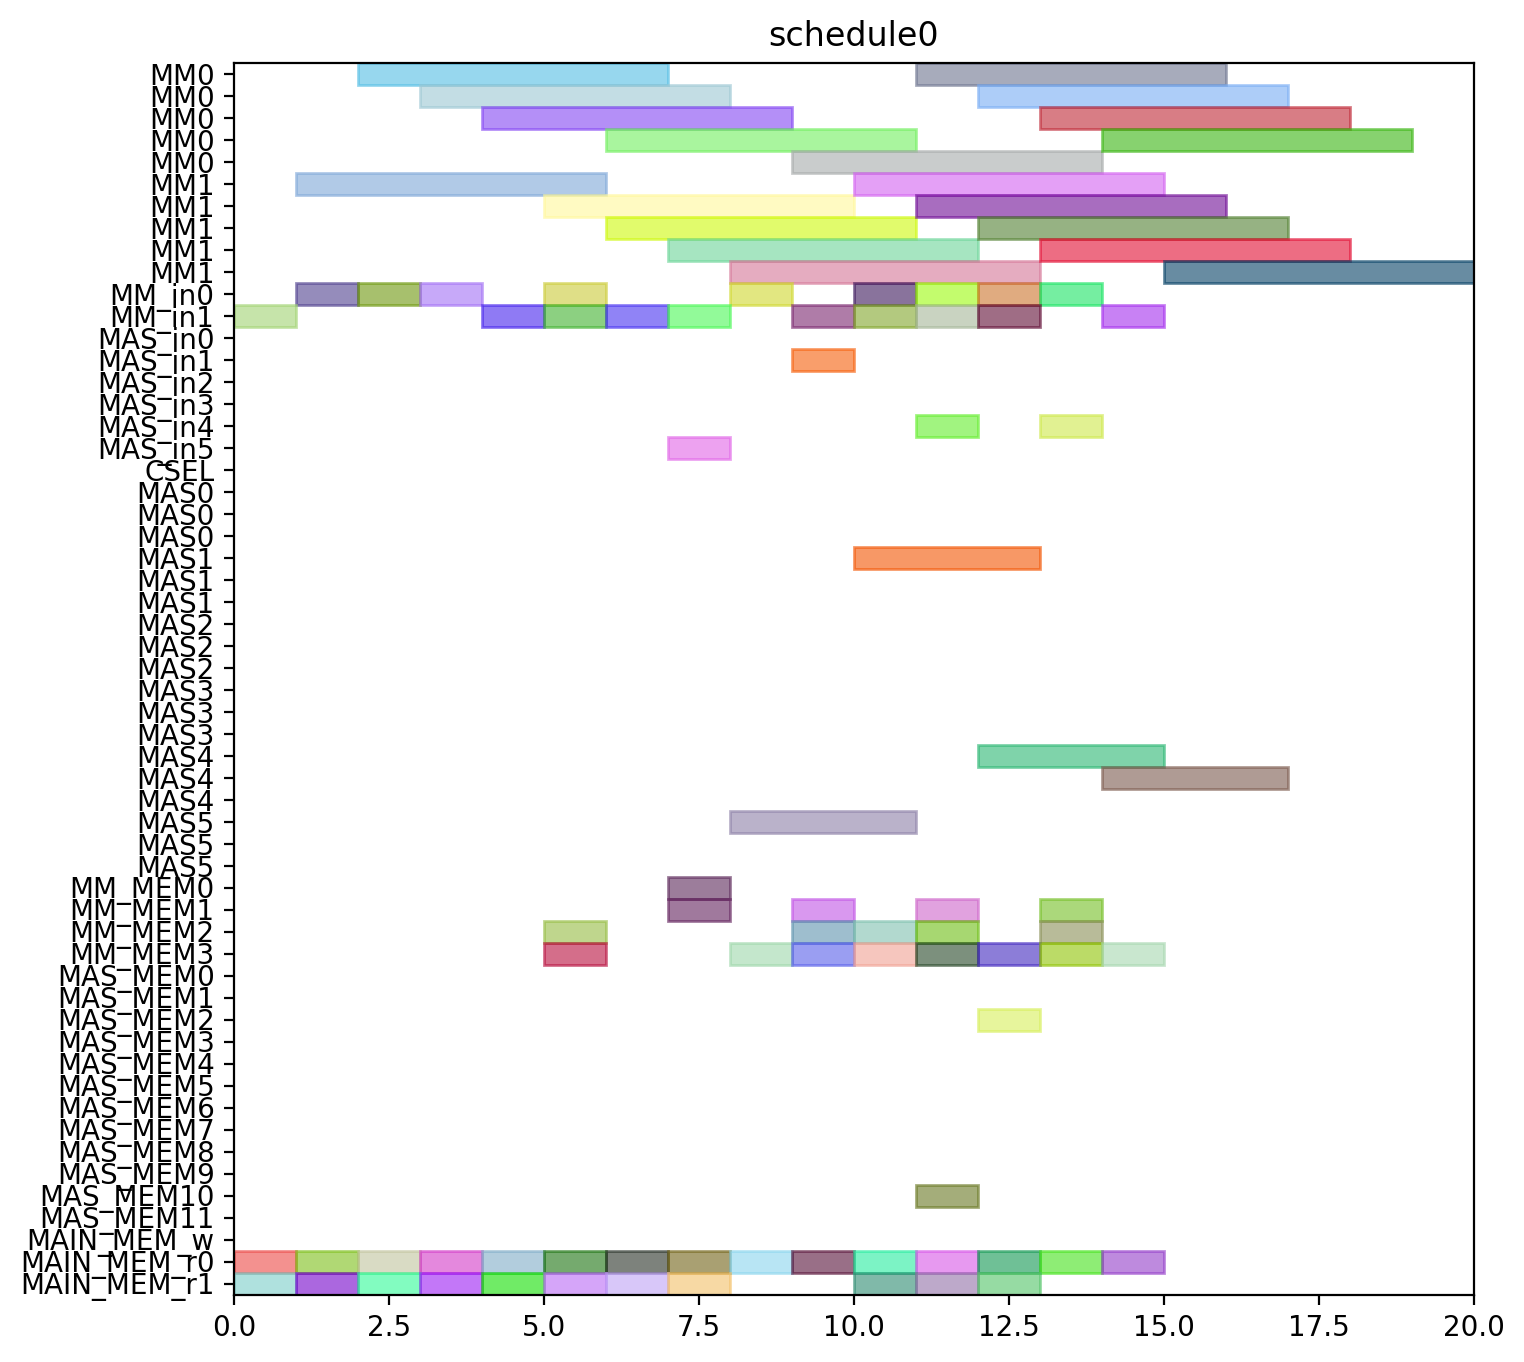

Python code for this plot:
from pyschedule import Scenario, solvers, plotters, alt


def solve():
	horizon = 120
	S = Scenario("schedule0", horizon=horizon)

	# resource
	MM = S.Resources('MM', num=2, size=5)
	MM_in = S.Resources('MM_in', num=2)
	MAS_in = S.Resources('MAS_in', num=6)
	CSEL = S.Resource('CSEL')
	MAS = S.Resources('MAS', num=6, size=3, periods=range(1, horizon))
	MM_MEM = S.Resources('MM_MEM', num=4)
	MAS_MEM = S.Resources('MAS_MEM', num=12)
	MAIN_MEM_w = S.Resource('MAIN_MEM_w', size=1)
	MAIN_MEM_r = S.Resources('MAIN_MEM_r', num=2)

	# result of previous scheduling

	# new tasks
	Z_exp2 = S.Task('Z_exp2', length=5, delay_cost=1)
	Z_exp2 += alt(MM)
	Z_exp2_in = S.Task('Z_exp2_in', length=1, delay_cost=1)
	Z_exp2_in += alt(MM_in)
	S += Z_exp2_in*MM_in[0]<=Z_exp2*MM[0]
	S += Z_exp2_in*MM_in[1]<=Z_exp2*MM[1]
	Z_exp2_mem0 = S.Task('Z_exp2_mem0', length=1, delay_cost=1)
	Z_exp2_mem0 += MAIN_MEM_r[0]
	S += Z_exp2_mem0 <= Z_exp2

	Z_exp2_mem1 = S.Task('Z_exp2_mem1', length=1, delay_cost=1)
	Z_exp2_mem1 += MAIN_MEM_r[1]
	S += Z_exp2_mem1 <= Z_exp2

	NX0 = S.Task('NX0', length=5, delay_cost=1)
	NX0 += alt(MM)
	NX0_in = S.Task('NX0_in', length=1, delay_cost=1)
	NX0_in += alt(MM_in)
	S += NX0_in*MM_in[0]<=NX0*MM[0]
	S += NX0_in*MM_in[1]<=NX0*MM[1]
	NX0_mem0 = S.Task('NX0_mem0', length=1, delay_cost=1)
	NX0_mem0 += MAIN_MEM_r[0]
	S += NX0_mem0 <= NX0

	NX0_mem1 = S.Task('NX0_mem1', length=1, delay_cost=1)
	NX0_mem1 += MAIN_MEM_r[1]
	S += NX0_mem1 <= NX0

	k0_10_Z1 = S.Task('k0_10_Z1', length=5, delay_cost=1)
	k0_10_Z1 += alt(MM)
	k0_10_Z1_in = S.Task('k0_10_Z1_in', length=1, delay_cost=1)
	k0_10_Z1_in += alt(MM_in)
	S += k0_10_Z1_in*MM_in[0]<=k0_10_Z1*MM[0]
	S += k0_10_Z1_in*MM_in[1]<=k0_10_Z1*MM[1]
	k0_10_Z1_mem0 = S.Task('k0_10_Z1_mem0', length=1, delay_cost=1)
	k0_10_Z1_mem0 += MAIN_MEM_r[0]
	S += k0_10_Z1_mem0 <= k0_10_Z1

	k0_10_Z1_mem1 = S.Task('k0_10_Z1_mem1', length=1, delay_cost=1)
	k0_10_Z1_mem1 += MAIN_MEM_r[1]
	S += k0_10_Z1_mem1 <= k0_10_Z1

	DX0 = S.Task('DX0', length=5, delay_cost=1)
	DX0 += alt(MM)
	DX0_in = S.Task('DX0_in', length=1, delay_cost=1)
	DX0_in += alt(MM_in)
	S += DX0_in*MM_in[0]<=DX0*MM[0]
	S += DX0_in*MM_in[1]<=DX0*MM[1]
	DX0_mem0 = S.Task('DX0_mem0', length=1, delay_cost=1)
	DX0_mem0 += MAIN_MEM_r[0]
	S += DX0_mem0 <= DX0

	DX0_mem1 = S.Task('DX0_mem1', length=1, delay_cost=1)
	DX0_mem1 += MAIN_MEM_r[1]
	S += DX0_mem1 <= DX0

	NY0 = S.Task('NY0', length=5, delay_cost=1)
	NY0 += alt(MM)
	NY0_in = S.Task('NY0_in', length=1, delay_cost=1)
	NY0_in += alt(MM_in)
	S += NY0_in*MM_in[0]<=NY0*MM[0]
	S += NY0_in*MM_in[1]<=NY0*MM[1]
	NY0_mem0 = S.Task('NY0_mem0', length=1, delay_cost=1)
	NY0_mem0 += MAIN_MEM_r[0]
	S += NY0_mem0 <= NY0

	NY0_mem1 = S.Task('NY0_mem1', length=1, delay_cost=1)
	NY0_mem1 += MAIN_MEM_r[1]
	S += NY0_mem1 <= NY0

	k2_14_Z1 = S.Task('k2_14_Z1', length=5, delay_cost=1)
	k2_14_Z1 += alt(MM)
	k2_14_Z1_in = S.Task('k2_14_Z1_in', length=1, delay_cost=1)
	k2_14_Z1_in += alt(MM_in)
	S += k2_14_Z1_in*MM_in[0]<=k2_14_Z1*MM[0]
	S += k2_14_Z1_in*MM_in[1]<=k2_14_Z1*MM[1]
	k2_14_Z1_mem0 = S.Task('k2_14_Z1_mem0', length=1, delay_cost=1)
	k2_14_Z1_mem0 += MAIN_MEM_r[0]
	S += k2_14_Z1_mem0 <= k2_14_Z1

	k2_14_Z1_mem1 = S.Task('k2_14_Z1_mem1', length=1, delay_cost=1)
	k2_14_Z1_mem1 += MAIN_MEM_r[1]
	S += k2_14_Z1_mem1 <= k2_14_Z1

	DY0 = S.Task('DY0', length=5, delay_cost=1)
	DY0 += alt(MM)
	DY0_in = S.Task('DY0_in', length=1, delay_cost=1)
	DY0_in += alt(MM_in)
	S += DY0_in*MM_in[0]<=DY0*MM[0]
	S += DY0_in*MM_in[1]<=DY0*MM[1]
	DY0_mem0 = S.Task('DY0_mem0', length=1, delay_cost=1)
	DY0_mem0 += MAIN_MEM_r[0]
	S += DY0_mem0 <= DY0

	DY0_mem1 = S.Task('DY0_mem1', length=1, delay_cost=1)
	DY0_mem1 += MAIN_MEM_r[1]
	S += DY0_mem1 <= DY0

	Z_exp3 = S.Task('Z_exp3', length=5, delay_cost=1)
	Z_exp3 += alt(MM)
	Z_exp3_in = S.Task('Z_exp3_in', length=1, delay_cost=1)
	Z_exp3_in += alt(MM_in)
	S += Z_exp3_in*MM_in[0]<=Z_exp3*MM[0]
	S += Z_exp3_in*MM_in[1]<=Z_exp3*MM[1]
	Z_exp3_mem0 = S.Task('Z_exp3_mem0', length=1, delay_cost=1)
	Z_exp3_mem0 += alt(MM_MEM)
	S += (Z_exp2*MM[0])-1 < Z_exp3_mem0*MM_MEM[0]
	S += (Z_exp2*MM[1])-1 < Z_exp3_mem0*MM_MEM[2]
	S += Z_exp3_mem0 <= Z_exp3

	Z_exp3_mem1 = S.Task('Z_exp3_mem1', length=1, delay_cost=1)
	Z_exp3_mem1 += MAIN_MEM_r[1]
	S += Z_exp3_mem1 <= Z_exp3

	NX1_ = S.Task('NX1_', length=3, delay_cost=1)
	NX1_ += alt(MAS)
	NX1__in = S.Task('NX1__in', length=1, delay_cost=1)
	NX1__in += alt(MAS_in)
	S += NX1__in*MAS_in[0]<=NX1_*MAS[0]

	S += NX1__in*MAS_in[1]<=NX1_*MAS[1]

	S += NX1__in*MAS_in[2]<=NX1_*MAS[2]

	S += NX1__in*MAS_in[3]<=NX1_*MAS[3]

	S += NX1__in*MAS_in[4]<=NX1_*MAS[4]

	S += NX1__in*MAS_in[5]<=NX1_*MAS[5]

	NX1__mem0 = S.Task('NX1__mem0', length=1, delay_cost=1)
	NX1__mem0 += alt(MM_MEM)
	S += (NX0*MM[0])-1 < NX1__mem0*MM_MEM[0]
	S += (NX0*MM[1])-1 < NX1__mem0*MM_MEM[2]
	S += NX1__mem0 <= NX1_

	NX1__mem1 = S.Task('NX1__mem1', length=1, delay_cost=1)
	NX1__mem1 += alt(MM_MEM)
	S += (k0_10_Z1*MM[0])-1 < NX1__mem1*MM_MEM[1]
	S += (k0_10_Z1*MM[1])-1 < NX1__mem1*MM_MEM[3]
	S += NX1__mem1 <= NX1_

	k0_9_Z2 = S.Task('k0_9_Z2', length=5, delay_cost=1)
	k0_9_Z2 += alt(MM)
	k0_9_Z2_in = S.Task('k0_9_Z2_in', length=1, delay_cost=1)
	k0_9_Z2_in += alt(MM_in)
	S += k0_9_Z2_in*MM_in[0]<=k0_9_Z2*MM[0]
	S += k0_9_Z2_in*MM_in[1]<=k0_9_Z2*MM[1]
	k0_9_Z2_mem0 = S.Task('k0_9_Z2_mem0', length=1, delay_cost=1)
	k0_9_Z2_mem0 += MAIN_MEM_r[0]
	S += k0_9_Z2_mem0 <= k0_9_Z2

	k0_9_Z2_mem1 = S.Task('k0_9_Z2_mem1', length=1, delay_cost=1)
	k0_9_Z2_mem1 += alt(MM_MEM)
	S += (Z_exp2*MM[0])-1 < k0_9_Z2_mem1*MM_MEM[1]
	S += (Z_exp2*MM[1])-1 < k0_9_Z2_mem1*MM_MEM[3]
	S += k0_9_Z2_mem1 <= k0_9_Z2

	k1_9_Z2 = S.Task('k1_9_Z2', length=5, delay_cost=1)
	k1_9_Z2 += alt(MM)
	k1_9_Z2_in = S.Task('k1_9_Z2_in', length=1, delay_cost=1)
	k1_9_Z2_in += alt(MM_in)
	S += k1_9_Z2_in*MM_in[0]<=k1_9_Z2*MM[0]
	S += k1_9_Z2_in*MM_in[1]<=k1_9_Z2*MM[1]
	k1_9_Z2_mem0 = S.Task('k1_9_Z2_mem0', length=1, delay_cost=1)
	k1_9_Z2_mem0 += MAIN_MEM_r[0]
	S += k1_9_Z2_mem0 <= k1_9_Z2

	k1_9_Z2_mem1 = S.Task('k1_9_Z2_mem1', length=1, delay_cost=1)
	k1_9_Z2_mem1 += alt(MM_MEM)
	S += (Z_exp2*MM[0])-1 < k1_9_Z2_mem1*MM_MEM[1]
	S += (Z_exp2*MM[1])-1 < k1_9_Z2_mem1*MM_MEM[3]
	S += k1_9_Z2_mem1 <= k1_9_Z2

	NY1_ = S.Task('NY1_', length=3, delay_cost=1)
	NY1_ += alt(MAS)
	NY1__in = S.Task('NY1__in', length=1, delay_cost=1)
	NY1__in += alt(MAS_in)
	S += NY1__in*MAS_in[0]<=NY1_*MAS[0]

	S += NY1__in*MAS_in[1]<=NY1_*MAS[1]

	S += NY1__in*MAS_in[2]<=NY1_*MAS[2]

	S += NY1__in*MAS_in[3]<=NY1_*MAS[3]

	S += NY1__in*MAS_in[4]<=NY1_*MAS[4]

	S += NY1__in*MAS_in[5]<=NY1_*MAS[5]

	NY1__mem0 = S.Task('NY1__mem0', length=1, delay_cost=1)
	NY1__mem0 += alt(MM_MEM)
	S += (NY0*MM[0])-1 < NY1__mem0*MM_MEM[0]
	S += (NY0*MM[1])-1 < NY1__mem0*MM_MEM[2]
	S += NY1__mem0 <= NY1_

	NY1__mem1 = S.Task('NY1__mem1', length=1, delay_cost=1)
	NY1__mem1 += alt(MM_MEM)
	S += (k2_14_Z1*MM[0])-1 < NY1__mem1*MM_MEM[1]
	S += (k2_14_Z1*MM[1])-1 < NY1__mem1*MM_MEM[3]
	S += NY1__mem1 <= NY1_

	k2_13_Z2 = S.Task('k2_13_Z2', length=5, delay_cost=1)
	k2_13_Z2 += alt(MM)
	k2_13_Z2_in = S.Task('k2_13_Z2_in', length=1, delay_cost=1)
	k2_13_Z2_in += alt(MM_in)
	S += k2_13_Z2_in*MM_in[0]<=k2_13_Z2*MM[0]
	S += k2_13_Z2_in*MM_in[1]<=k2_13_Z2*MM[1]
	k2_13_Z2_mem0 = S.Task('k2_13_Z2_mem0', length=1, delay_cost=1)
	k2_13_Z2_mem0 += MAIN_MEM_r[0]
	S += k2_13_Z2_mem0 <= k2_13_Z2

	k2_13_Z2_mem1 = S.Task('k2_13_Z2_mem1', length=1, delay_cost=1)
	k2_13_Z2_mem1 += alt(MM_MEM)
	S += (Z_exp2*MM[0])-1 < k2_13_Z2_mem1*MM_MEM[1]
	S += (Z_exp2*MM[1])-1 < k2_13_Z2_mem1*MM_MEM[3]
	S += k2_13_Z2_mem1 <= k2_13_Z2

	k3_14_Z2 = S.Task('k3_14_Z2', length=5, delay_cost=1)
	k3_14_Z2 += alt(MM)
	k3_14_Z2_in = S.Task('k3_14_Z2_in', length=1, delay_cost=1)
	k3_14_Z2_in += alt(MM_in)
	S += k3_14_Z2_in*MM_in[0]<=k3_14_Z2*MM[0]
	S += k3_14_Z2_in*MM_in[1]<=k3_14_Z2*MM[1]
	k3_14_Z2_mem0 = S.Task('k3_14_Z2_mem0', length=1, delay_cost=1)
	k3_14_Z2_mem0 += MAIN_MEM_r[0]
	S += k3_14_Z2_mem0 <= k3_14_Z2

	k3_14_Z2_mem1 = S.Task('k3_14_Z2_mem1', length=1, delay_cost=1)
	k3_14_Z2_mem1 += alt(MM_MEM)
	S += (Z_exp2*MM[0])-1 < k3_14_Z2_mem1*MM_MEM[1]
	S += (Z_exp2*MM[1])-1 < k3_14_Z2_mem1*MM_MEM[3]
	S += k3_14_Z2_mem1 <= k3_14_Z2

	Z_exp4 = S.Task('Z_exp4', length=5, delay_cost=1)
	Z_exp4 += alt(MM)
	Z_exp4_in = S.Task('Z_exp4_in', length=1, delay_cost=1)
	Z_exp4_in += alt(MM_in)
	S += Z_exp4_in*MM_in[0]<=Z_exp4*MM[0]
	S += Z_exp4_in*MM_in[1]<=Z_exp4*MM[1]
	Z_exp4_mem0 = S.Task('Z_exp4_mem0', length=1, delay_cost=1)
	Z_exp4_mem0 += alt(MM_MEM)
	S += (Z_exp3*MM[0])-1 < Z_exp4_mem0*MM_MEM[0]
	S += (Z_exp3*MM[1])-1 < Z_exp4_mem0*MM_MEM[2]
	S += Z_exp4_mem0 <= Z_exp4

	Z_exp4_mem1 = S.Task('Z_exp4_mem1', length=1, delay_cost=1)
	Z_exp4_mem1 += MAIN_MEM_r[1]
	S += Z_exp4_mem1 <= Z_exp4

	NX1 = S.Task('NX1', length=5, delay_cost=1)
	NX1 += alt(MM)
	NX1_in = S.Task('NX1_in', length=1, delay_cost=1)
	NX1_in += alt(MM_in)
	S += NX1_in*MM_in[0]<=NX1*MM[0]
	S += NX1_in*MM_in[1]<=NX1*MM[1]
	NX1_mem0 = S.Task('NX1_mem0', length=1, delay_cost=1)
	NX1_mem0 += alt(MAS_MEM)
	S += (NX1_*MAS[0])-1 < NX1_mem0*MAS_MEM[0]
	S += (NX1_*MAS[1])-1 < NX1_mem0*MAS_MEM[2]
	S += (NX1_*MAS[2])-1 < NX1_mem0*MAS_MEM[4]
	S += (NX1_*MAS[3])-1 < NX1_mem0*MAS_MEM[6]
	S += (NX1_*MAS[4])-1 < NX1_mem0*MAS_MEM[8]
	S += (NX1_*MAS[5])-1 < NX1_mem0*MAS_MEM[10]
	S += NX1_mem0 <= NX1

	NX1_mem1 = S.Task('NX1_mem1', length=1, delay_cost=1)
	NX1_mem1 += MAIN_MEM_r[1]
	S += NX1_mem1 <= NX1

	k0_8_Z3 = S.Task('k0_8_Z3', length=5, delay_cost=1)
	k0_8_Z3 += alt(MM)
	k0_8_Z3_in = S.Task('k0_8_Z3_in', length=1, delay_cost=1)
	k0_8_Z3_in += alt(MM_in)
	S += k0_8_Z3_in*MM_in[0]<=k0_8_Z3*MM[0]
	S += k0_8_Z3_in*MM_in[1]<=k0_8_Z3*MM[1]
	k0_8_Z3_mem0 = S.Task('k0_8_Z3_mem0', length=1, delay_cost=1)
	k0_8_Z3_mem0 += MAIN_MEM_r[0]
	S += k0_8_Z3_mem0 <= k0_8_Z3

	k0_8_Z3_mem1 = S.Task('k0_8_Z3_mem1', length=1, delay_cost=1)
	k0_8_Z3_mem1 += alt(MM_MEM)
	S += (Z_exp3*MM[0])-1 < k0_8_Z3_mem1*MM_MEM[1]
	S += (Z_exp3*MM[1])-1 < k0_8_Z3_mem1*MM_MEM[3]
	S += k0_8_Z3_mem1 <= k0_8_Z3

	DX1_ = S.Task('DX1_', length=3, delay_cost=1)
	DX1_ += alt(MAS)
	DX1__in = S.Task('DX1__in', length=1, delay_cost=1)
	DX1__in += alt(MAS_in)
	S += DX1__in*MAS_in[0]<=DX1_*MAS[0]

	S += DX1__in*MAS_in[1]<=DX1_*MAS[1]

	S += DX1__in*MAS_in[2]<=DX1_*MAS[2]

	S += DX1__in*MAS_in[3]<=DX1_*MAS[3]

	S += DX1__in*MAS_in[4]<=DX1_*MAS[4]

	S += DX1__in*MAS_in[5]<=DX1_*MAS[5]

	DX1__mem0 = S.Task('DX1__mem0', length=1, delay_cost=1)
	DX1__mem0 += alt(MM_MEM)
	S += (DX0*MM[0])-1 < DX1__mem0*MM_MEM[0]
	S += (DX0*MM[1])-1 < DX1__mem0*MM_MEM[2]
	S += DX1__mem0 <= DX1_

	DX1__mem1 = S.Task('DX1__mem1', length=1, delay_cost=1)
	DX1__mem1 += alt(MM_MEM)
	S += (k1_9_Z2*MM[0])-1 < DX1__mem1*MM_MEM[1]
	S += (k1_9_Z2*MM[1])-1 < DX1__mem1*MM_MEM[3]
	S += DX1__mem1 <= DX1_

	k1_8_Z3 = S.Task('k1_8_Z3', length=5, delay_cost=1)
	k1_8_Z3 += alt(MM)
	k1_8_Z3_in = S.Task('k1_8_Z3_in', length=1, delay_cost=1)
	k1_8_Z3_in += alt(MM_in)
	S += k1_8_Z3_in*MM_in[0]<=k1_8_Z3*MM[0]
	S += k1_8_Z3_in*MM_in[1]<=k1_8_Z3*MM[1]
	k1_8_Z3_mem0 = S.Task('k1_8_Z3_mem0', length=1, delay_cost=1)
	k1_8_Z3_mem0 += MAIN_MEM_r[0]
	S += k1_8_Z3_mem0 <= k1_8_Z3

	k1_8_Z3_mem1 = S.Task('k1_8_Z3_mem1', length=1, delay_cost=1)
	k1_8_Z3_mem1 += alt(MM_MEM)
	S += (Z_exp3*MM[0])-1 < k1_8_Z3_mem1*MM_MEM[1]
	S += (Z_exp3*MM[1])-1 < k1_8_Z3_mem1*MM_MEM[3]
	S += k1_8_Z3_mem1 <= k1_8_Z3

	NY1 = S.Task('NY1', length=5, delay_cost=1)
	NY1 += alt(MM)
	NY1_in = S.Task('NY1_in', length=1, delay_cost=1)
	NY1_in += alt(MM_in)
	S += NY1_in*MM_in[0]<=NY1*MM[0]
	S += NY1_in*MM_in[1]<=NY1*MM[1]
	NY1_mem0 = S.Task('NY1_mem0', length=1, delay_cost=1)
	NY1_mem0 += alt(MAS_MEM)
	S += (NY1_*MAS[0])-1 < NY1_mem0*MAS_MEM[0]
	S += (NY1_*MAS[1])-1 < NY1_mem0*MAS_MEM[2]
	S += (NY1_*MAS[2])-1 < NY1_mem0*MAS_MEM[4]
	S += (NY1_*MAS[3])-1 < NY1_mem0*MAS_MEM[6]
	S += (NY1_*MAS[4])-1 < NY1_mem0*MAS_MEM[8]
	S += (NY1_*MAS[5])-1 < NY1_mem0*MAS_MEM[10]
	S += NY1_mem0 <= NY1

	NY1_mem1 = S.Task('NY1_mem1', length=1, delay_cost=1)
	NY1_mem1 += MAIN_MEM_r[1]
	S += NY1_mem1 <= NY1

	k2_12_Z3 = S.Task('k2_12_Z3', length=5, delay_cost=1)
	k2_12_Z3 += alt(MM)
	k2_12_Z3_in = S.Task('k2_12_Z3_in', length=1, delay_cost=1)
	k2_12_Z3_in += alt(MM_in)
	S += k2_12_Z3_in*MM_in[0]<=k2_12_Z3*MM[0]
	S += k2_12_Z3_in*MM_in[1]<=k2_12_Z3*MM[1]
	k2_12_Z3_mem0 = S.Task('k2_12_Z3_mem0', length=1, delay_cost=1)
	k2_12_Z3_mem0 += MAIN_MEM_r[0]
	S += k2_12_Z3_mem0 <= k2_12_Z3

	k2_12_Z3_mem1 = S.Task('k2_12_Z3_mem1', length=1, delay_cost=1)
	k2_12_Z3_mem1 += alt(MM_MEM)
	S += (Z_exp3*MM[0])-1 < k2_12_Z3_mem1*MM_MEM[1]
	S += (Z_exp3*MM[1])-1 < k2_12_Z3_mem1*MM_MEM[3]
	S += k2_12_Z3_mem1 <= k2_12_Z3

	DY1_ = S.Task('DY1_', length=3, delay_cost=1)
	DY1_ += alt(MAS)
	DY1__in = S.Task('DY1__in', length=1, delay_cost=1)
	DY1__in += alt(MAS_in)
	S += DY1__in*MAS_in[0]<=DY1_*MAS[0]

	S += DY1__in*MAS_in[1]<=DY1_*MAS[1]

	S += DY1__in*MAS_in[2]<=DY1_*MAS[2]

	S += DY1__in*MAS_in[3]<=DY1_*MAS[3]

	S += DY1__in*MAS_in[4]<=DY1_*MAS[4]

	S += DY1__in*MAS_in[5]<=DY1_*MAS[5]

	DY1__mem0 = S.Task('DY1__mem0', length=1, delay_cost=1)
	DY1__mem0 += alt(MM_MEM)
	S += (DY0*MM[0])-1 < DY1__mem0*MM_MEM[0]
	S += (DY0*MM[1])-1 < DY1__mem0*MM_MEM[2]
	S += DY1__mem0 <= DY1_

	DY1__mem1 = S.Task('DY1__mem1', length=1, delay_cost=1)
	DY1__mem1 += alt(MM_MEM)
	S += (k3_14_Z2*MM[0])-1 < DY1__mem1*MM_MEM[1]
	S += (k3_14_Z2*MM[1])-1 < DY1__mem1*MM_MEM[3]
	S += DY1__mem1 <= DY1_

	k3_13_Z3 = S.Task('k3_13_Z3', length=5, delay_cost=1)
	k3_13_Z3 += alt(MM)
	k3_13_Z3_in = S.Task('k3_13_Z3_in', length=1, delay_cost=1)
	k3_13_Z3_in += alt(MM_in)
	S += k3_13_Z3_in*MM_in[0]<=k3_13_Z3*MM[0]
	S += k3_13_Z3_in*MM_in[1]<=k3_13_Z3*MM[1]
	k3_13_Z3_mem0 = S.Task('k3_13_Z3_mem0', length=1, delay_cost=1)
	k3_13_Z3_mem0 += MAIN_MEM_r[0]
	S += k3_13_Z3_mem0 <= k3_13_Z3

	k3_13_Z3_mem1 = S.Task('k3_13_Z3_mem1', length=1, delay_cost=1)
	k3_13_Z3_mem1 += alt(MM_MEM)
	S += (Z_exp3*MM[0])-1 < k3_13_Z3_mem1*MM_MEM[1]
	S += (Z_exp3*MM[1])-1 < k3_13_Z3_mem1*MM_MEM[3]
	S += k3_13_Z3_mem1 <= k3_13_Z3

	solvers.mip.solve(S,msg=1,kind='CPLEX',ratio_gap=1.01)

	solution = [['hoge']*len(S.solution()[1]) for i in range(len(S.solution()))]
	for i in range(len(S.solution())):
		for j in range(len(S.solution()[i])):
			solution[i][j]=str(S.solution()[i][j])
	print(solution)

	cycles = int(solution[-1][3])

	pic_file_name = "/mnt/rose/usr1/fukuda/ABE/multiRAM_multiMAS_16mux/scheduling_result/stage5MM2_stage3MAS6/ISOGENY/schedule0.png"
	if(S.solution() != []):
		plotters.matplotlib.plot(S,img_filename=pic_file_name, show_task_labels=False, fig_size=(cycles*0.25+3, 8))

	return solution
